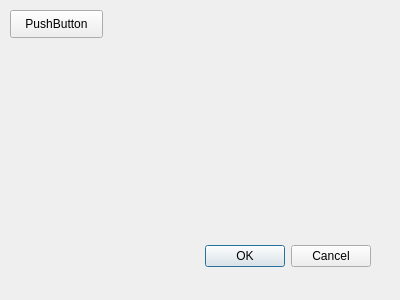
<?xml version="1.0" encoding="UTF-8"?>
<ui version="4.0">
 <class>DropBoxDialog</class>
 <widget class="QDialog" name="DropBoxDialog">
  <property name="geometry">
   <rect>
    <x>0</x>
    <y>0</y>
    <width>400</width>
    <height>300</height>
   </rect>
  </property>
  <property name="windowTitle">
   <string>Dialog</string>
  </property>
  <widget class="QDialogButtonBox" name="buttonBox">
   <property name="geometry">
    <rect>
     <x>30</x>
     <y>240</y>
     <width>341</width>
     <height>32</height>
    </rect>
   </property>
   <property name="orientation">
    <enum>Qt::Horizontal</enum>
   </property>
   <property name="standardButtons">
    <set>QDialogButtonBox::Cancel|QDialogButtonBox::Ok</set>
   </property>
  </widget>
  <widget class="QPushButton" name="connectButton">
   <property name="geometry">
    <rect>
     <x>10</x>
     <y>10</y>
     <width>93</width>
     <height>28</height>
    </rect>
   </property>
   <property name="text">
    <string>PushButton</string>
   </property>
  </widget>
 </widget>
 <resources/>
 <connections>
  <connection>
   <sender>buttonBox</sender>
   <signal>accepted()</signal>
   <receiver>DropBoxDialog</receiver>
   <slot>accept()</slot>
   <hints>
    <hint type="sourcelabel">
     <x>248</x>
     <y>254</y>
    </hint>
    <hint type="destinationlabel">
     <x>157</x>
     <y>274</y>
    </hint>
   </hints>
  </connection>
  <connection>
   <sender>buttonBox</sender>
   <signal>rejected()</signal>
   <receiver>DropBoxDialog</receiver>
   <slot>reject()</slot>
   <hints>
    <hint type="sourcelabel">
     <x>316</x>
     <y>260</y>
    </hint>
    <hint type="destinationlabel">
     <x>286</x>
     <y>274</y>
    </hint>
   </hints>
  </connection>
 </connections>
</ui>
